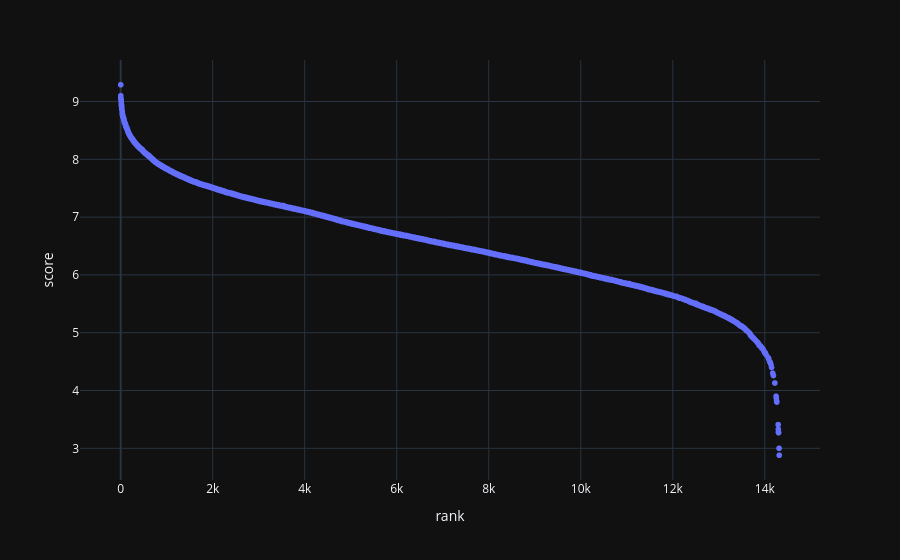

The cell this chart's notebook holds for it:
### Markdown cell above
#### The graph is made mainly by 3 parts
1. The head, where  we can see that the line descending rapidly. A very little amount of anime can claim a score greater than 8.5
2. The body, where the score lowers slowly meaning that even at 6k rank we have a good quality anime.
3. The tail, where at the very last places of the rankings we can see that there is only a little amount of anime got a score lower than 4.5

### Code cell
fig = px.scatter(dfAnime, x = "rank", y = "score", hover_name= "title")
fig.show()

### Figure 1 — Plotly figure (JSON) as saved in the notebook; plotly's stock layout.template omitted (floating-point values rounded to 4 significant figures; data arrays with more than 128 entries replaced by an {"elided": "..."} marker saying what was removed)
{"data": [{"hovertemplate": "<b>%{hovertext}</b><br><br>rank=%{x}<br>score=%{y}<extra></extra>", "hovertext": {"elided": "5073 str values"}, "legendgroup": "", "marker": {"color": "#636efa", "symbol": "circle"}, "mode": "markers", "name": "", "showlegend": false, "x": {"elided": "5073 float values"}, "xaxis": "x", "y": {"elided": "5073 float values"}, "yaxis": "y", "type": "scattergl"}], "layout": {"xaxis": {"anchor": "y", "domain": [0.0, 1.0], "title": {"text": "rank"}}, "yaxis": {"anchor": "x", "domain": [0.0, 1.0], "title": {"text": "score"}}, "legend": {"tracegroupgap": 0}, "margin": {"t": 60}}}
